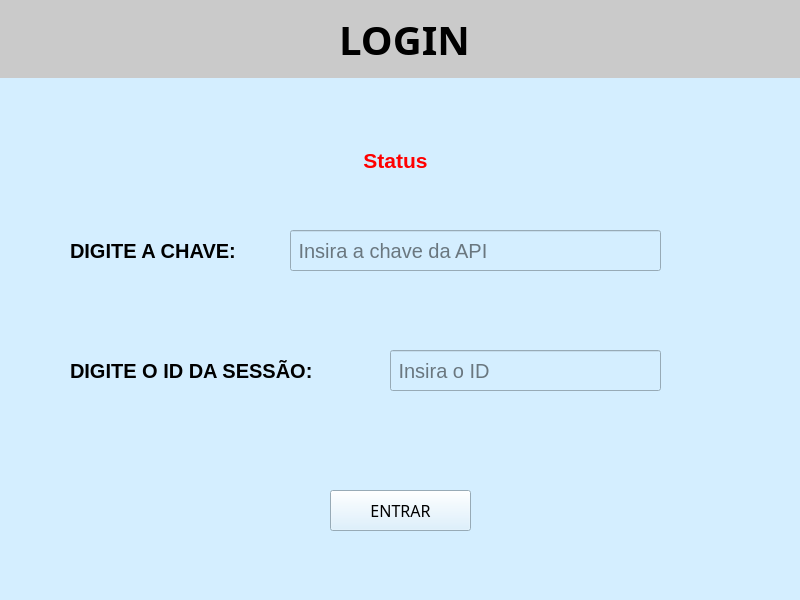
<?xml version="1.0" encoding="UTF-8"?>
<ui version="4.0">
 <class>Form</class>
 <widget class="QWidget" name="Form">
  <property name="geometry">
   <rect>
    <x>0</x>
    <y>0</y>
    <width>800</width>
    <height>600</height>
   </rect>
  </property>
  <property name="windowTitle">
   <string>Form</string>
  </property>
  <property name="styleSheet">
   <string notr="true">background-color: rgb(212, 238, 255);</string>
  </property>
  <widget class="QWidget" name="horizontalLayoutWidget">
   <property name="geometry">
    <rect>
     <x>0</x>
     <y>10</y>
     <width>811</width>
     <height>80</height>
    </rect>
   </property>
   <layout class="QHBoxLayout" name="horizontalLayout">
    <property name="sizeConstraint">
     <enum>QLayout::SetMaximumSize</enum>
    </property>
   </layout>
  </widget>
  <widget class="QLabel" name="label_2">
   <property name="geometry">
    <rect>
     <x>70</x>
     <y>230</y>
     <width>231</width>
     <height>41</height>
    </rect>
   </property>
   <property name="font">
    <font>
     <pointsize>15</pointsize>
     <weight>75</weight>
     <bold>true</bold>
    </font>
   </property>
   <property name="text">
    <string>DIGITE A CHAVE:</string>
   </property>
  </widget>
  <widget class="QLineEdit" name="inputApiKey">
   <property name="geometry">
    <rect>
     <x>290</x>
     <y>230</y>
     <width>371</width>
     <height>41</height>
    </rect>
   </property>
   <property name="font">
    <font>
     <family>MS Shell Dlg 2</family>
     <pointsize>15</pointsize>
     <weight>50</weight>
     <bold>false</bold>
    </font>
   </property>
   <property name="placeholderText">
    <string> Insira a chave da API</string>
   </property>
  </widget>
  <widget class="QLabel" name="label_3">
   <property name="geometry">
    <rect>
     <x>70</x>
     <y>350</y>
     <width>321</width>
     <height>41</height>
    </rect>
   </property>
   <property name="font">
    <font>
     <pointsize>15</pointsize>
     <weight>75</weight>
     <bold>true</bold>
    </font>
   </property>
   <property name="text">
    <string>DIGITE O ID DA SESSÃO:</string>
   </property>
  </widget>
  <widget class="QLineEdit" name="inputId">
   <property name="geometry">
    <rect>
     <x>390</x>
     <y>350</y>
     <width>271</width>
     <height>41</height>
    </rect>
   </property>
   <property name="font">
    <font>
     <pointsize>15</pointsize>
    </font>
   </property>
   <property name="placeholderText">
    <string> Insira o ID</string>
   </property>
  </widget>
  <widget class="QLabel" name="label">
   <property name="geometry">
    <rect>
     <x>0</x>
     <y>0</y>
     <width>809</width>
     <height>78</height>
    </rect>
   </property>
   <property name="font">
    <font>
     <family>Microsoft YaHei</family>
     <pointsize>30</pointsize>
     <weight>75</weight>
     <bold>true</bold>
     <underline>false</underline>
     <kerning>true</kerning>
    </font>
   </property>
   <property name="acceptDrops">
    <bool>false</bool>
   </property>
   <property name="styleSheet">
    <string notr="true">background-color: rgb(202, 202, 202);</string>
   </property>
   <property name="text">
    <string>LOGIN</string>
   </property>
   <property name="alignment">
    <set>Qt::AlignCenter</set>
   </property>
  </widget>
  <widget class="QPushButton" name="btnEntrar">
   <property name="geometry">
    <rect>
     <x>330</x>
     <y>490</y>
     <width>141</width>
     <height>41</height>
    </rect>
   </property>
   <property name="font">
    <font>
     <family>Arial Black</family>
     <pointsize>12</pointsize>
    </font>
   </property>
   <property name="cursor">
    <cursorShape>PointingHandCursor</cursorShape>
   </property>
   <property name="focusPolicy">
    <enum>Qt::WheelFocus</enum>
   </property>
   <property name="styleSheet">
    <string notr="true"/>
   </property>
   <property name="text">
    <string>ENTRAR</string>
   </property>
  </widget>
  <widget class="QWidget" name="verticalLayoutWidget">
   <property name="geometry">
    <rect>
     <x>190</x>
     <y>120</y>
     <width>411</width>
     <height>80</height>
    </rect>
   </property>
   <layout class="QVBoxLayout" name="verticalLayout">
    <item>
     <widget class="QLabel" name="status">
      <property name="font">
       <font>
        <pointsize>16</pointsize>
        <weight>75</weight>
        <bold>true</bold>
       </font>
      </property>
      <property name="styleSheet">
       <string notr="true">color: rgb(255, 0, 0);</string>
      </property>
      <property name="text">
       <string>Status</string>
      </property>
      <property name="alignment">
       <set>Qt::AlignCenter</set>
      </property>
     </widget>
    </item>
   </layout>
  </widget>
 </widget>
 <resources/>
 <connections/>
</ui>
